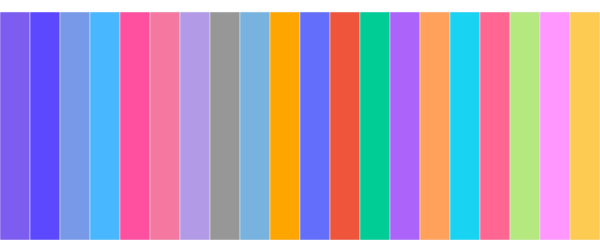
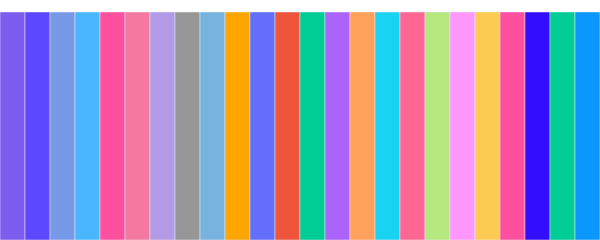

Notebook cell for these charts, in order:
### Code cell
from visualizer import display_color_plate, gradient

# Define a color palette with 10 different colors
color_palette = ['#7D5DEF', '#5B48FF', '#7799E7', '#49B7FF', '#FF509F', '#F4789F', '#B29AE7', '#979797', '#77B3DE', '#FFA500', '#636EFA', '#EF553B', '#00CC96', '#AB63FA', '#FFA15A', '#19D3F3', '#FF6692', '#B6E880', '#FF97FF', '#FECB52']

# Display the original color palette using the display_color_plate function
print("Original Color Palette:")
display_color_plate(color_palette)

# Create a gradient from the original color palette, with a total of 24 colors
# Shuffle the original colors before creating the gradient and include the original colors at the beginning of the final gradient list
gradient_colors = gradient(color_palette, n_sampled=24, shuffle_before_grad=True, start_with_original=True)

# Display the gradient colors using the display_color_plate function
print("Gradient Colors:")
display_color_plate(gradient_colors)

### Figure 1 — Plotly figure (JSON) as saved in the notebook; plotly's stock layout.template omitted (floating-point values rounded to 4 significant figures)
{"data": [{"marker": {"color": ["#7D5DEF", "#5B48FF", "#7799E7", "#49B7FF", "#FF509F", "#F4789F", "#B29AE7", "#979797", "#77B3DE", "#FFA500", "#636EFA", "#EF553B", "#00CC96", "#AB63FA", "#FFA15A", "#19D3F3", "#FF6692", "#B6E880", "#FF97FF", "#FECB52"]}, "showlegend": false, "type": "bar", "width": 1, "x": [0, 1, 2, 3, 4, 5, 6, 7, 8, 9, 10, 11, 12, 13, 14, 15, 16, 17, 18, 19], "y": [1, 1, 1, 1, 1, 1, 1, 1, 1, 1, 1, 1, 1, 1, 1, 1, 1, 1, 1, 1]}], "layout": {"autosize": false, "height": 50, "margin": {"b": 0, "l": 0, "pad": 0, "r": 0, "t": 0}, "paper_bgcolor": "rgba(0,0,0,0)", "plot_bgcolor": "rgba(0,0,0,0)", "width": 600, "xaxis": {"showticklabels": false, "visible": false}, "yaxis": {"showticklabels": false, "visible": false}}}

### Figure 2 — Plotly figure (JSON) as saved in the notebook; plotly's stock layout.template omitted (floating-point values rounded to 4 significant figures)
{"data": [{"marker": {"color": ["#7D5DEF", "#5B48FF", "#7799E7", "#49B7FF", "#FF509F", "#F4789F", "#B29AE7", "#979797", "#77B3DE", "#FFA500", "#636EFA", "#EF553B", "#00CC96", "#AB63FA", "#FFA15A", "#19D3F3", "#FF6692", "#B6E880", "#FF97FF", "#FECB52", "#ff509f", "#310eff", "#00cc96", "#0a98ff"]}, "showlegend": false, "type": "bar", "width": 1, "x": [0, 1, 2, 3, 4, 5, 6, 7, 8, 9, 10, 11, 12, 13, 14, 15, 16, 17, 18, 19, 20, 21, 22, 23], "y": [1, 1, 1, 1, 1, 1, 1, 1, 1, 1, 1, 1, 1, 1, 1, 1, 1, 1, 1, 1, 1, 1, 1, 1]}], "layout": {"autosize": false, "height": 50, "margin": {"b": 0, "l": 0, "pad": 0, "r": 0, "t": 0}, "paper_bgcolor": "rgba(0,0,0,0)", "plot_bgcolor": "rgba(0,0,0,0)", "width": 600, "xaxis": {"showticklabels": false, "visible": false}, "yaxis": {"showticklabels": false, "visible": false}}}
